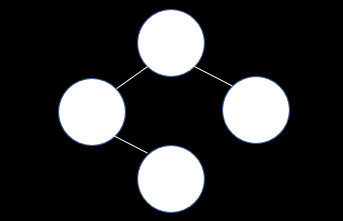
#> input picture ch_12/btree.jpg, 343 x 221 px
$ python ch12_18.py
#> lines starting #> are read from the running program, lines starting #| are printed output that depends on the picture
# tophat
# cv2.MORPH_TOPHAT = src - cv2.MORPH_OPEN
# cv2.MORPH_TOPHAT = src - cv2.dilate(cv2.erode())

import cv2
import numpy as np

kernel3 = np.ones((3, 3), np.uint8)

src = cv2.imread('btree.jpg')
#> src is the input picture: shape (221, 343, 3); mean B, G, R 47.8, 47.1, 46.8

dst_3t = cv2.morphologyEx(src, cv2.MORPH_TOPHAT, kernel3)
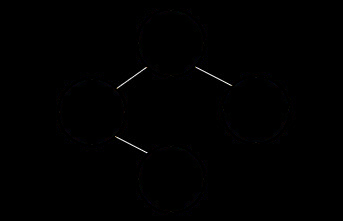
#> dst_3t: shape (221, 343, 3); mean B, G, R 0.6, 0.5, 0.6
dst_3o = cv2.morphologyEx(src, cv2.MORPH_OPEN, kernel3)
dst_3e = cv2.erode(src, kernel3)
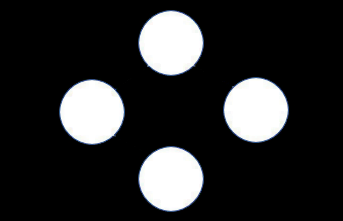
#> dst_3e: shape (221, 343, 3); mean B, G, R 43.6, 43.1, 42.6
dst_3de = cv2.dilate(dst_3e, kernel3)
dst_3so = src - dst_3o
dst_3sde = src - dst_3de

cv2.imshow('Src' , src)
cv2.imshow('Tophat Dst 3x3', dst_3t)
cv2.imshow('Open Dst 3x3', dst_3o)
cv2.imshow('Src - Open Dst 3x3', dst_3so)
cv2.imshow('Dilate(Erode()) - Dst 3x3', dst_3de)
cv2.imshow('Src - Dilate(Erode())', dst_3sde)

cv2.waitKey(0)
cv2.destroyAllWindows()
